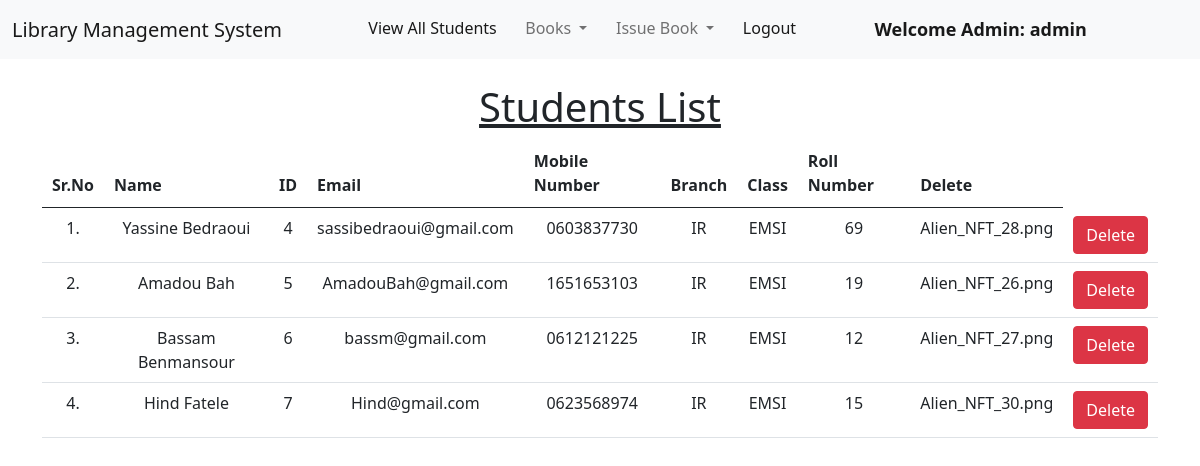
The page /view_students/ (signed in) on the database its author committed.
### library/models.py (models this page shows, shortened)
class Student(models.Model):
    user = models.OneToOneField(User, on_delete=models.CASCADE)
    classroom = models.CharField(max_length=10)
    branch = models.CharField(max_length=10)
    roll_no = models.CharField(max_length=3, blank=True)
    phone = models.CharField(max_length=10, blank=True)
    image = models.ImageField(upload_to="", blank=True)

### library/views.py (the view)
# urls.py: path('view_students/',views.view_students, name='view_students'),
@login_required(login_url='/admin_login')
def view_students(request):
    students = Student.objects.all()
    return render(request,'view_students.html',{'students':students})

### library/templates/view_students.html (shortened to what this page needs)
{% extends 'admin_navbar.html' %}
{% load static %}
{% block content %}
<div class="container mt-4">
    <h1 class="text-center"><u>Students List</u></h1>
    <table class="table table-hover" id="example">
        <thead>
            <tr class="text-center">
                <th>Sr.No</th>
                <th>Name</th>
                <th>ID</th>
                <th>Email</th>
                <th>Mobile Number</th>
                <th>Branch</th>
                <th>Class</th>
                <th>Roll Number</th>
                <th>Delete</th>
            </tr>
        </thead>
        <tbody>
            {% for student in students %}
            <tr class="text-center">
                <td>{{forloop.counter}}.</td>
                <td>{{student.user.get_full_name}}</td>
                <td>{{student.user.id}}</td>
                <td>{{student.user.email}}</td>
                <td>{{student.phone}}</td>
                <td>{{student.branch}}</td>
                <td>{{student.classroom}}</td>
                <td>{{student.roll_no}}</td>
                <td>{{student.image}}</td>
                <td><a href="/delete_student/{{student.id}}/" class="btn btn-danger" onclick="return confirm('Are you sure you want to delete this student?')">Delete</a></td>
            </tr>
            {% endfor %}
        </tbody>
    </table>
    </div>
{% endblock content %}

### library/templates/admin_navbar.html (shortened to what this page needs)
<!doctype html>
<html lang="en">
  <head>
    <link href="https://cdn.jsdelivr.net/npm/bootstrap@5.1.0/dist/css/bootstrap.min.css" rel="stylesheet">
    <link rel="stylesheet" href="https://cdn.datatables.net/1.10.25/css/jquery.dataTables.min.css">
    <link rel="stylesheet" href="https://cdn.datatables.net/buttons/1.7.1/css/buttons.dataTables.min.css">
  </head>
  <body>
    <nav class="navbar navbar-expand-lg navbar-light bg-light">
        <div class="container-fluid">
          <a class="navbar-brand" href="#">Library Management System</a>
          <div class="collapse navbar-collapse" id="navbarSupportedContent">
            <ul class="navbar-nav me-auto mb-2 mb-lg-0">
              <li class="nav-item">
                <a class="nav-link active" aria-current="page" href="/view_students/">View All Students</a>
              </li>
              <li class="nav-item dropdown">
                <a class="nav-link dropdown-toggle" href="#" id="navbarDropdown" role="button" data-bs-toggle="dropdown" aria-expanded="false">
                  Books
                </a>
              </li>
              <li class="nav-item dropdown">
                <a class="nav-link dropdown-toggle" href="#" id="navbarDropdown" role="button" data-bs-toggle="dropdown" aria-expanded="false">
                  Issue Book
                </a>
              </li>
              <li class="nav-item">
                <a class="nav-link active" aria-current="page" href="/logout/">Logout</a>
              </li>
              <li class="nav-item">
                <a style="font-weight:600; font-family:'Segoe UI', Tahoma, Geneva, Verdana, sans-serif; font-size: large;" class="nav-link active" href="#">Welcome Admin: {{request.user}}</a>
              </li>
            </ul>
          </div>
        </div>
      </nav>
      {% block content %}
      {% endblock content %}
  </body>
</html>

### rows shown on the page
Student: user.get_full_name "Yassine Bedraoui", user.id "4", user.email "sassibedraoui@gmail.com", phone "0603837730", branch "IR", classroom "EMSI", roll_no "69", image "Alien_NFT_28.png"
Student: user.get_full_name "Amadou Bah", user.id "5", user.email "AmadouBah@gmail.com", phone "1651653103", branch "IR", classroom "EMSI", roll_no "19", image "Alien_NFT_26.png"
Student: user.get_full_name "Bassam Benmansour", user.id "6", user.email "bassm@gmail.com", phone "0612121225", branch "IR", classroom "EMSI", roll_no "12", image "Alien_NFT_27.png"
Student: user.get_full_name "Hind Fatele", user.id "7", user.email "Hind@gmail.com", phone "0623568974", branch "IR", classroom "EMSI", roll_no "15", image "Alien_NFT_30.png"

### other values the page prints
{{ request.user }} "admin"
